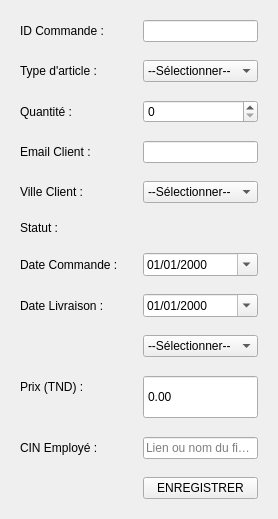
        <widget class="QWidget" name="page_add">
         <layout class="QVBoxLayout" name="pageAddLayout">
          <item>
           <widget class="QFrame" name="form_container">
            <layout class="QFormLayout" name="addForm">
             <property name="horizontalSpacing">
              <number>25</number>
             </property>
             <property name="verticalSpacing">
              <number>18</number>
             </property>
             <item row="0" column="0">
              <widget class="QLabel" name="label_order_id">
               <property name="text">
                <string>ID Commande :</string>
               </property>
              </widget>
             </item>
             <item row="0" column="1">
              <widget class="QLineEdit" name="le_id"/>
             </item>
             <item row="1" column="0">
              <widget class="QLabel" name="label_order_type">
               <property name="text">
                <string>Type d'article :</string>
               </property>
              </widget>
             </item>
             <item row="1" column="1">
              <widget class="QComboBox" name="cb_article_type">
               <item>
                <property name="text">
                 <string>--Sélectionner--</string>
                </property>
               </item>
               <item>
                <property name="text">
                 <string>Sac à main</string>
                </property>
               </item>
               <item>
                <property name="text">
                 <string>Veste en cuir</string>
                </property>
               </item>
               <item>
                <property name="text">
                 <string>Chaussures</string>
                </property>
               </item>
               <item>
                <property name="text">
                 <string>Ceinture</string>
                </property>
               </item>
               <item>
                <property name="text">
                 <string>Portefeuille</string>
                </property>
               </item>
              </widget>
             </item>
             <item row="2" column="0">
              <widget class="QLabel" name="label_order_quantity">
               <property name="text">
                <string>Quantité :</string>
               </property>
              </widget>
             </item>
             <item row="2" column="1">
              <widget class="QSpinBox" name="sb_order_qty">
               <property name="maximum">
                <number>1000000</number>
               </property>
              </widget>
             </item>
             <item row="3" column="0">
              <widget class="QLabel" name="label_order_email">
               <property name="text">
                <string>Email Client :</string>
               </property>
              </widget>
             </item>
             <item row="3" column="1">
              <widget class="QLineEdit" name="le_client_email"/>
             </item>
             <item row="4" column="0">
              <widget class="QLabel" name="label_order_city">
               <property name="text">
                <string>Ville Client :</string>
               </property>
              </widget>
             </item>
             <item row="4" column="1">
              <widget class="QComboBox" name="cb_client_city">
               <item>
                <property name="text">
                 <string>--Sélectionner--</string>
                </property>
               </item>
               <item>
                <property name="text">
                 <string>Tunis</string>
                </property>
               </item>
               <item>
                <property name="text">
                 <string>Ariana</string>
                </property>
               </item>
               <item>
                <property name="text">
                 <string>Ben Arous</string>
                </property>
               </item>
               <item>
                <property name="text">
                 <string>Manouba</string>
                </property>
               </item>
               <item>
                <property name="text">
                 <string>Nabeul</string>
                </property>
               </item>
               <item>
                <property name="text">
                 <string>Zaghouan</string>
                </property>
               </item>
               <item>
                <property name="text">
                 <string>Bizerte</string>
                </property>
               </item>
               <item>
                <property name="text">
                 <string>Béja</string>
                </property>
               </item>
               <item>
                <property name="text">
                 <string>Jendouba</string>
                </property>
               </item>
               <item>
                <property name="text">
                 <string>Le Kef</string>
                </property>
               </item>
               <item>
                <property name="text">
                 <string>Siliana</string>
                </property>
               </item>
               <item>
                <property name="text">
                 <string>Kairouan</string>
                </property>
               </item>
               <item>
                <property name="text">
                 <string>Kasserine</string>
                </property>
               </item>
               <item>
                <property name="text">
                 <string>Sidi Bouzid</string>
                </property>
               </item>
               <item>
                <property name="text">
                 <string>Sousse</string>
                </property>
               </item>
               <item>
                <property name="text">
                 <string>Monastir</string>
                </property>
               </item>
               <item>
                <property name="text">
                 <string>Mahdia</string>
                </property>
               </item>
               <item>
                <property name="text">
                 <string>Sfax</string>
                </property>
               </item>
               <item>
                <property name="text">
                 <string>Gabès</string>
                </property>
               </item>
               <item>
                <property name="text">
                 <string>Médenine</string>
                </property>
               </item>
               <item>
                <property name="text">
                 <string>Tataouine</string>
                </property>
               </item>
               <item>
                <property name="text">
                 <string>Gafsa</string>
                </property>
               </item>
               <item>
                <property name="text">
                 <string>Tozeur</string>
                </property>
               </item>
               <item>
                <property name="text">
                 <string>Kébili</string>
                </property>
               </item>
              </widget>
             </item>
             <item row="5" column="0">
              <widget class="QLabel" name="label_order_status">
               <property name="text">
                <string>Statut :</string>
               </property>
              </widget>
             </item>
             <item row="6" column="0">
              <widget class="QLabel" name="label_order_date">
               <property name="text">
                <string>Date Commande :</string>
               </property>
              </widget>
             </item>
             <item row="6" column="1">
              <widget class="QDateEdit" name="de_date">
               <property name="displayFormat">
                <string>dd/MM/yyyy</string>
               </property>
               <property name="calendarPopup">
                <bool>true</bool>
               </property>
              </widget>
             </item>
             <item row="7" column="0">
              <widget class="QLabel" name="label_order_delivery">
               <property name="text">
                <string>Date Livraison :</string>
               </property>
              </widget>
             </item>
             <item row="7" column="1">
              <widget class="QDateEdit" name="de_date_delivery">
               <property name="displayFormat">
                <string>dd/MM/yyyy</string>
               </property>
               <property name="calendarPopup">
                <bool>true</bool>
               </property>
              </widget>
             </item>
             <item row="9" column="0">
              <widget class="QLabel" name="label_order_price">
               <property name="text">
                <string>Prix (TND) :</string>
               </property>
              </widget>
             </item>
             <item row="9" column="1">
              <widget class="QDoubleSpinBox" name="dsb_price">
                 <property name="minimumSize">
                  <size>
                   <width>0</width>
                   <height>44</height>
                  </size>
                 </property>
                 <property name="maximumSize">
                  <size>
                   <width>16777215</width>
                   <height>44</height>
                  </size>
                 </property>
                 <property name="buttonSymbols">
                  <enum>QAbstractSpinBox::NoButtons</enum>
                 </property>
               <property name="maximum">
                <double>100000000.000000000000000</double>
               </property>
              </widget>
             </item>
             <item row="10" column="0">
              <widget class="QLabel" name="label_order_employee_cin">
               <property name="text">
                <string>CIN Employé :</string>
               </property>
              </widget>
             </item>
             <item row="10" column="1">
              <widget class="QLineEdit" name="le_proof">
               <property name="placeholderText">
                <string>Lien ou nom du fichier...</string>
               </property>
              </widget>
             </item>
             <item row="11" column="1">
              <widget class="QPushButton" name="btn_valider">
               <property name="text">
                <string>ENREGISTRER</string>
               </property>
              </widget>
             </item>
             <item row="8" column="1">
              <widget class="QComboBox" name="cb_status">
               <item>
                <property name="text">
                 <string>--Sélectionner--</string>
                </property>
               </item>
               <item>
                <property name="text">
                 <string>En attente</string>
                </property>
               </item>
               <item>
                <property name="text">
                 <string>Validé</string>
                </property>
               </item>
               <item>
                <property name="text">
                 <string>Expédié</string>
                </property>
               </item>
               <item>
                <property name="text">
                 <string>Livré</string>
                </property>
               </item>
              </widget>
             </item>
            </layout>
           </widget>
          </item>
          <item>
           <spacer name="vSpacerAdd">
            <property name="orientation">
             <enum>Qt::Orientation::Vertical</enum>
            </property>
            <property name="sizeHint" stdset="0">
             <size>
              <width>0</width>
              <height>0</height>
             </size>
            </property>
           </spacer>
          </item>
         </layout>
        </widget>
